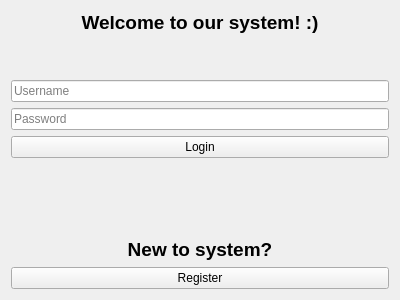
<?xml version="1.0" encoding="UTF-8"?>
<ui version="4.0">
 <class>Login</class>
 <widget class="QWidget" name="Login">
  <property name="geometry">
   <rect>
    <x>0</x>
    <y>0</y>
    <width>400</width>
    <height>300</height>
   </rect>
  </property>
  <property name="windowTitle">
   <string>Login</string>
  </property>
  <layout class="QVBoxLayout" name="verticalLayout_5">
   <item>
    <layout class="QVBoxLayout" name="verticalLayout_4">
     <item>
      <widget class="QLabel" name="label_2">
       <property name="text">
        <string>&lt;html&gt;&lt;head/&gt;&lt;body&gt;&lt;p align=&quot;center&quot;&gt;&lt;span style=&quot; font-size:14pt; font-weight:600;&quot;&gt;Welcome to our system! :)&lt;/span&gt;&lt;/p&gt;&lt;/body&gt;&lt;/html&gt;</string>
       </property>
      </widget>
     </item>
     <item>
      <spacer name="verticalSpacer_2">
       <property name="orientation">
        <enum>Qt::Vertical</enum>
       </property>
       <property name="sizeType">
        <enum>QSizePolicy::Minimum</enum>
       </property>
       <property name="sizeHint" stdset="0">
        <size>
         <width>20</width>
         <height>40</height>
        </size>
       </property>
      </spacer>
     </item>
     <item>
      <layout class="QVBoxLayout" name="verticalLayout_2">
       <item>
        <layout class="QVBoxLayout" name="verticalLayout">
         <item>
          <widget class="QLineEdit" name="username">
           <property name="echoMode">
            <enum>QLineEdit::Normal</enum>
           </property>
           <property name="placeholderText">
            <string>Username</string>
           </property>
          </widget>
         </item>
         <item>
          <widget class="QLineEdit" name="password">
           <property name="echoMode">
            <enum>QLineEdit::Password</enum>
           </property>
           <property name="placeholderText">
            <string>Password</string>
           </property>
          </widget>
         </item>
        </layout>
       </item>
       <item>
        <widget class="QPushButton" name="login_btn">
         <property name="text">
          <string>Login</string>
         </property>
        </widget>
       </item>
      </layout>
     </item>
    </layout>
   </item>
   <item>
    <layout class="QVBoxLayout" name="verticalLayout_3">
     <item>
      <spacer name="verticalSpacer">
       <property name="orientation">
        <enum>Qt::Vertical</enum>
       </property>
       <property name="sizeHint" stdset="0">
        <size>
         <width>20</width>
         <height>40</height>
        </size>
       </property>
      </spacer>
     </item>
     <item>
      <widget class="QLabel" name="label">
       <property name="text">
        <string>&lt;html&gt;&lt;head/&gt;&lt;body&gt;&lt;p align=&quot;center&quot;&gt;&lt;span style=&quot; font-size:14pt; font-weight:600;&quot;&gt;New to system?&lt;/span&gt;&lt;/p&gt;&lt;/body&gt;&lt;/html&gt;</string>
       </property>
      </widget>
     </item>
     <item>
      <widget class="QPushButton" name="register_btn">
       <property name="text">
        <string>Register</string>
       </property>
      </widget>
     </item>
    </layout>
   </item>
  </layout>
 </widget>
 <layoutdefault spacing="6" margin="11"/>
 <resources/>
 <connections/>
</ui>
